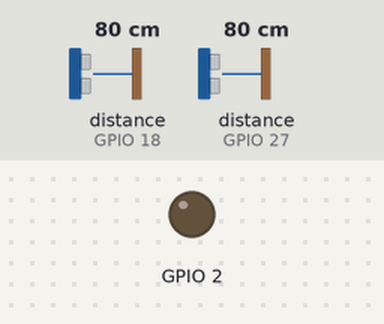
Bench run of a sketch on a simulated ESP32. Parts: output pins drawn as LEDs (lit = HIGH). The inputs (shaded band) are chosen by the test bench; at power-on: distance to the obstacle (sensors on GPIO 18, GPIO 27) 80 cm. The echo pulse lasts 58.3 µs per cm; WiFi joins after 1.5 s; servers stay silent unless stated; pins used as bus, display or sensor lines are not drawn; what the sketch prints to the serial monitor is not drawn.

Above: at 8.3 s.
8.4 s: distance to the obstacle (sensor on GPIO 18) set to 53 cm
12.9 s: distance to the obstacle (sensor on GPIO 18) set to 48 cm
At 14.3 s:
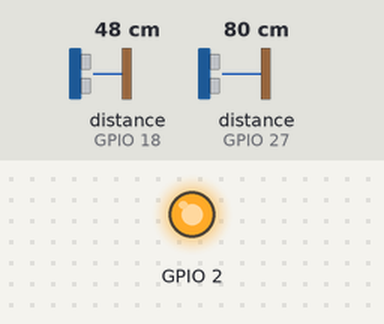
17.6 s: distance to the obstacle (sensor on GPIO 27) set to 56 cm
22.1 s: distance to the obstacle (sensor on GPIO 27) set to 47 cm
Timing chart, 0 to 25.1 s (numbered marks = the images above; inputs shaded):
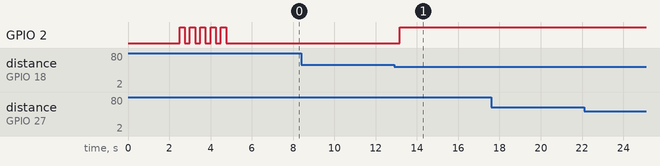

Measured:
- the behaviour switches between 51 and 50 cm on distance to the obstacle (sensor on GPIO 18) (found by bisection; images 0 and 1)
- after the input at 8.4 s, every drawn part: stays the same
- after the input at 12.9 s, GPIO 2: LOW → HIGH after 0.27 s
- after the input at 17.6 s, every drawn part: stays the same
- after the input at 22.1 s, every drawn part: stays the same

The sketch:

MapsCircuit.ino
```cpp
#include <Wire.h>
#include <LiquidCrystal_I2C.h>
#include <WiFi.h>
#include <Firebase_ESP_Client.h>

//Provide the token generation process info.
#include "addons/TokenHelper.h"
//Provide the RTDB payload printing info and other helper functions.
#include "addons/RTDBHelper.h"

// Insert your network credentials
#define WIFI_SSID "VANET"
#define WIFI_PASSWORD "12345678"

// Insert Firebase project API Key
#define API_KEY "AIzaSyAfNlYRhXMwtIhnCa7VBmWm-uV0JUOGErA"

// Insert RTDB URLefine the RTDB URL */
#define DATABASE_URL "https://vanitycars-37b73-default-rtdb.firebaseio.com/"

//Define Firebase Data object
FirebaseData fbdo;
FirebaseAuth auth;
FirebaseConfig config;

uint32_t sendDataPrevMillis = 0;
bool signupOK = false;
volatile bool dataChanged = false;
uint32_t pmillis = 0;

//Define Ultrasonic Sensors Pins
const int trig1 = 26;  // Point 1
const int echo1 = 25;
const int trig2 = 14;  // Point 2
const int echo2 = 27;
const int trig3 = 19;  // Point 3
const int echo3 = 18;

// **************************************************************************************************************
void setup() {
  Serial.begin(115200);
  initPins();
  initFirebase();
  connectionEstablished();
  delay(2000);
  send_data("1");
  pmillis = millis();
}

void loop() {
  if (millis() - pmillis >= 3000) { // 3SEC
    pmillis = millis();
//    Serial.print(read_ultra(trig1, echo1));
//    Serial.print("\t");
//    Serial.print(read_ultra(trig2, echo2));
//    Serial.print("\t");
//    Serial.print(read_ultra(trig3, echo3));
//    Serial.println(" ");

    //    if (read_ultra(trig1, echo1) < 50.0 && read_ultra(trig1, echo1) > 0.0) {
    //      Serial.println("Point A");
    //      digitalWrite(2, HIGH);
    //      send_data("0");
    //    }
    if (read_ultra(trig2, echo2) < 50.0 && read_ultra(trig2, echo2) > 0.0) {
      Serial.println("Point B");
      digitalWrite(2, HIGH);
      send_data("3");
    }
    else if (read_ultra(trig3, echo3) < 50.0 && read_ultra(trig3, echo3) > 0.0) {
      Serial.println("Point C");
      digitalWrite(2, HIGH);
      send_data("0");
    }
  }
}
// **************************************************************************************************************

void connectionEstablished() {
  for (int i = 0; i < 5; i++) {
    digitalWrite(2, HIGH);
    delay(250);
    digitalWrite(2, LOW);
    delay(250);
  }
}

void send_data(String object) {
  if (Firebase.ready() && signupOK && (millis() - sendDataPrevMillis > 2500)) {
    sendDataPrevMillis = millis();
    Firebase.RTDB.setString(&fbdo, "V2I/points", object);
  }
}

double read_ultra(const int trigPin, const int echoPin) {
  double distance = 0;
  unsigned long duration = 0;
  digitalWrite(trigPin, LOW);
  delayMicroseconds(2);
  digitalWrite(trigPin, HIGH);
  delayMicroseconds(10);
  digitalWrite(trigPin, LOW);

  // Reads the echoPin, returns the sound wave travel time in microseconds
  duration = pulseIn(echoPin, HIGH);

  // Calculating the distance
  distance = (duration * 0.034) / 2;  // Speed of sound wave divided by 2 (go and back)
  return distance;
}

void initPins() {
  pinMode(2, OUTPUT);
  digitalWrite(2, LOW);
  pinMode(echo1, INPUT);
  pinMode(trig1, OUTPUT);
  pinMode(echo2, INPUT);
  pinMode(trig2, OUTPUT);
  pinMode(echo3, INPUT);
  pinMode(trig3, OUTPUT);
}

void initFirebase() {
  //  WiFi.mode(WIFI_STA);
  // Firebase Initialization
  WiFi.begin(WIFI_SSID, WIFI_PASSWORD);
  Serial.print("Connecting to Wi-Fi");
  while (WiFi.status() != WL_CONNECTED) {
    Serial.print(".");
    delay(300);
  }
  Serial.println();
  Serial.print("Connected with IP: ");
  Serial.println(WiFi.localIP());
  Serial.println();

  /* Assign the api key (required) */
  config.api_key = API_KEY;

  /* Assign the RTDB URL (required) */
  config.database_url = DATABASE_URL;

  /* Sign up */
  if (Firebase.signUp(&config, &auth, "", "")) {
    Serial.println("ok");
    signupOK = true;
  } else {
    Serial.printf("%s\n", config.signer.signupError.message.c_str());
  }

  /* Assign the callback function for the long running token generation task */
  config.token_status_callback = tokenStatusCallback;  //see addons/TokenHelper.h

  Firebase.begin(&config, &auth);
  Firebase.reconnectWiFi(true);

  Serial.println("Wifi Connected !!");
  delay(1000);
}
```
